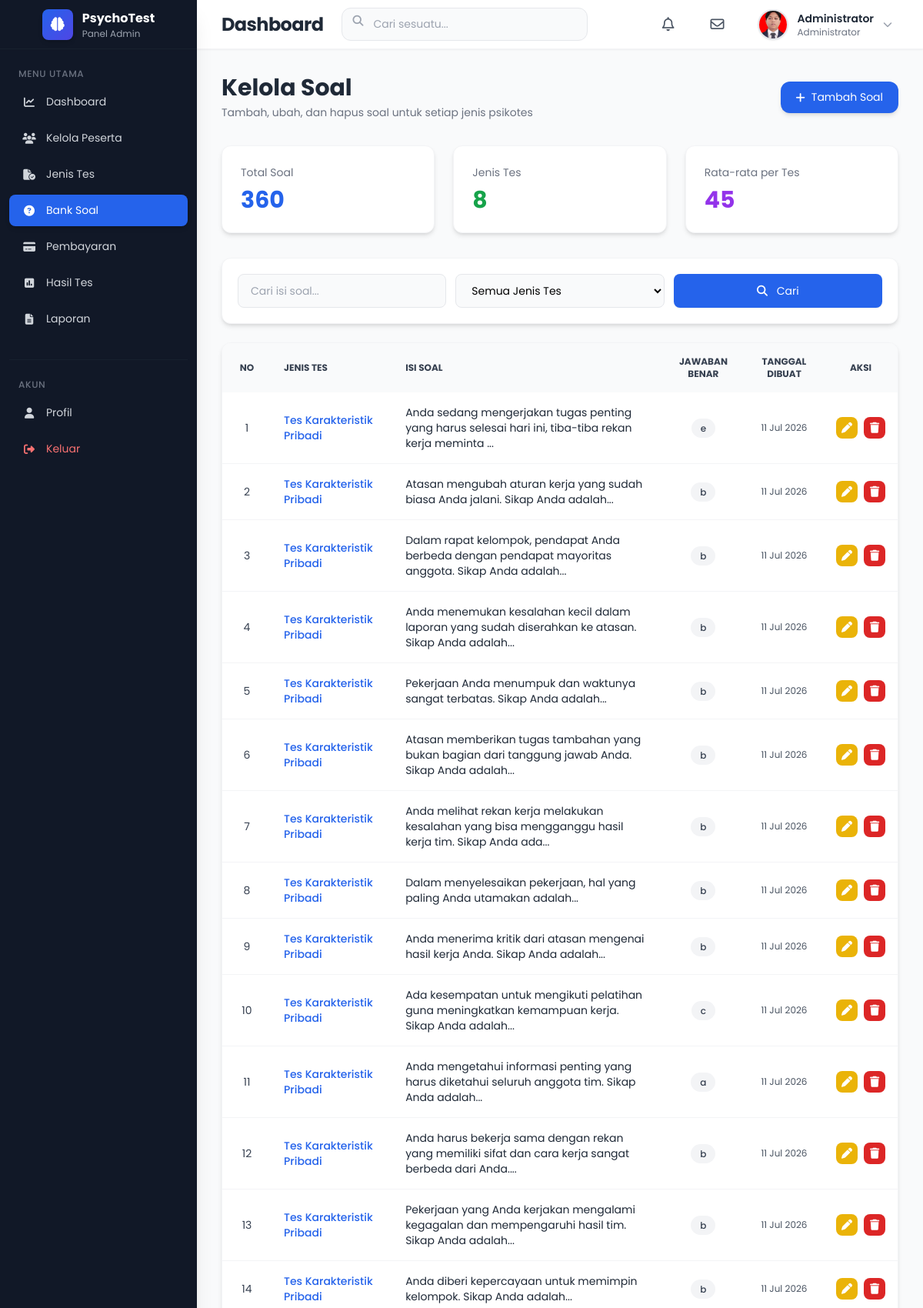
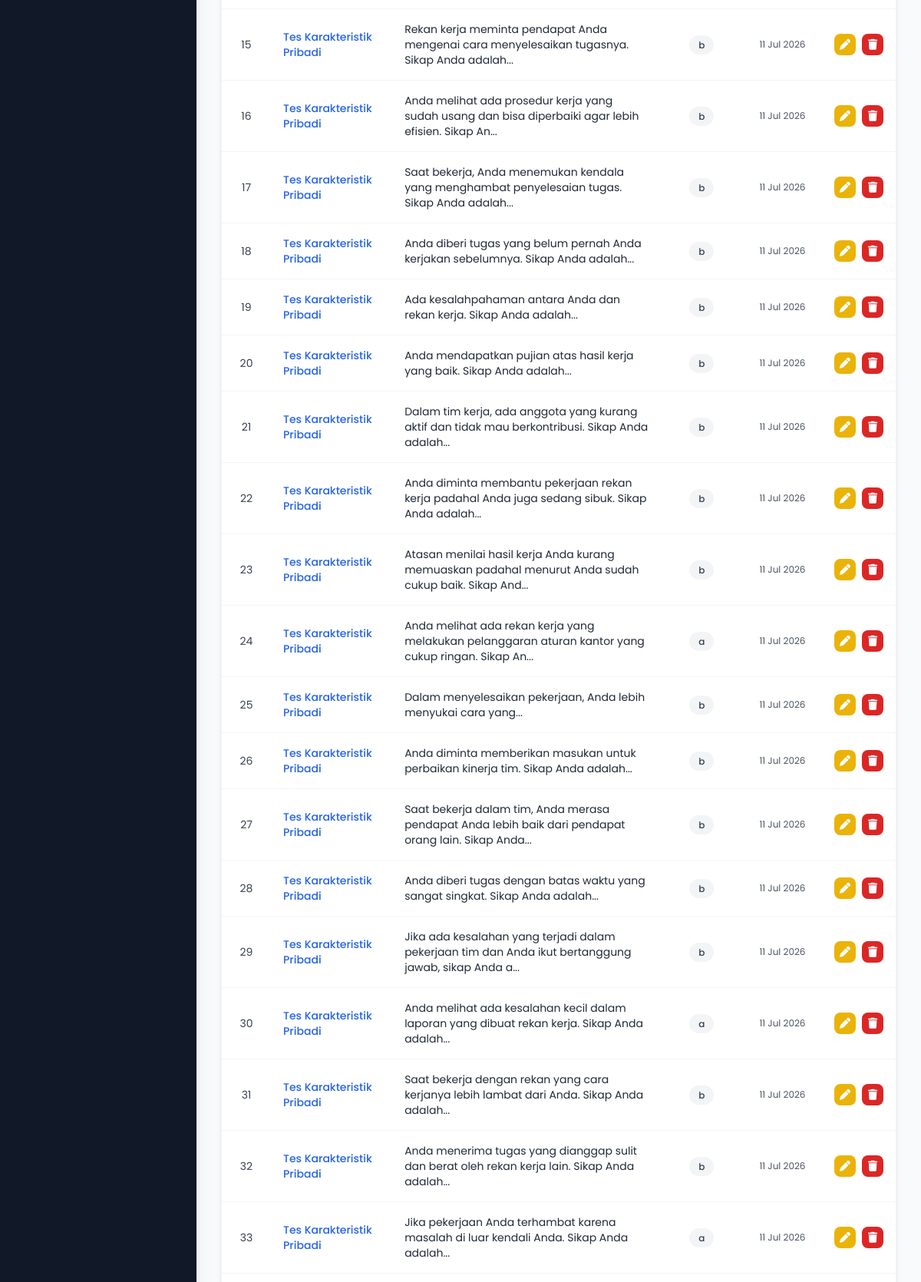
Screenshot of /admin/questions/questions.php (signed in, upper part) with the database file from the repository (2 pictures, top to bottom).
### tables this page shows
CREATE TABLE `users` (
  `id` int NOT NULL,
  `fullname` varchar(100) NOT NULL,
  `email` varchar(100) NOT NULL,
  `password` varchar(255) NOT NULL,
  `role` enum('admin','peserta') DEFAULT 'peserta',
  `status` enum('active','inactive') DEFAULT 'active',
  `created_at` timestamp NULL DEFAULT CURRENT_TIMESTAMP,
  `profile_pic` varchar(255) DEFAULT 'default.png'
);

CREATE TABLE `questions` (
  `id` int NOT NULL,
  `test_id` int NOT NULL,
  `question` text NOT NULL,
  `option_a` text,
  `option_b` text,
  `option_c` text,
  `option_d` text,
  `option_e` text,
  `answer` char(1) DEFAULT NULL COMMENT 'Jawaban benar: a/b/c/d/e',
  `created_at` datetime DEFAULT CURRENT_TIMESTAMP
);

CREATE TABLE `tests` (
  `id` int NOT NULL,
  `title` varchar(255) NOT NULL,
  `description` text,
  `duration` int NOT NULL COMMENT 'Durasi dalam menit',
  `total_questions` int NOT NULL DEFAULT '0',
  `price` decimal(10,2) NOT NULL DEFAULT '0.00',
  `status` enum('active','inactive','draft') NOT NULL DEFAULT 'draft',
  `created_at` datetime DEFAULT CURRENT_TIMESTAMP
);

### admin/questions/questions.php (the view, shortened to what this page needs)
<?php
include "../../config/database.php";
include "../../includes/admin_header.php";
include "../../includes/admin_sidebar.php";
include "../../includes/admin_navbar.php";
$search = "";
$where = "WHERE 1=1";
$query = mysqli_query($conn, "
    SELECT
        questions.*,
        tests.title
    FROM questions
    JOIN tests ON tests.id = questions.test_id
    $where
    ORDER BY questions.created_at DESC
");
$totalQuestion = mysqli_fetch_assoc(mysqli_query($conn, "
    SELECT COUNT(*) AS total FROM questions
"))['total'] ?? 0;
$totalTest = mysqli_fetch_assoc(mysqli_query($conn, "
    SELECT COUNT(*) AS total FROM tests
"))['total'] ?? 0;
$avgQuestion = ($totalTest > 0) ? round($totalQuestion / $totalTest) : 0;
?>
<div class="ml-64 mt-16 p-8 min-h-screen bg-gray-50">
  <div class="flex flex-col md:flex-row justify-between items-start md:items-center mb-8 gap-4">
    <div>
      <h1 class="text-3xl font-bold text-gray-800">Kelola Soal</h1>
      <p class="text-gray-500 mt-1">Tambah, ubah, dan hapus soal untuk setiap jenis psikotes</p>
    </div>
    <a href="question_create.php"
      class="bg-blue-600 hover:bg-blue-700 text-white px-5 py-2.5 rounded-xl shadow-md hover:shadow-lg transition-all duration-300 flex items-center gap-2">
      <i class="fa-solid fa-plus"></i> Tambah Soal
    </a>
  </div>
  <div class="grid grid-cols-1 sm:grid-cols-3 gap-6 mb-8">
    <div class="bg-white rounded-xl shadow-md hover:shadow-lg transition-shadow duration-300 p-6 border border-gray-100 card-animate">
      <p class="text-gray-500 text-sm">Total Soal</p>
      <h2 class="text-3xl font-bold text-blue-600 mt-2"><?= $totalQuestion ?></h2>
    </div>
    <div class="bg-white rounded-xl shadow-md hover:shadow-lg transition-shadow duration-300 p-6 border border-gray-100 card-animate">
      <p class="text-gray-500 text-sm">Jenis Tes</p>
      <h2 class="text-3xl font-bold text-green-600 mt-2"><?= $totalTest ?></h2>
    </div>
    <div class="bg-white rounded-xl shadow-md hover:shadow-lg transition-shadow duration-300 p-6 border border-gray-100 card-animate">
      <p class="text-gray-500 text-sm">Rata-rata per Tes</p>
      <h2 class="text-3xl font-bold text-purple-600 mt-2"><?= $avgQuestion ?></h2>
    </div>
  </div>
  <div class="bg-white rounded-xl shadow-md p-5 mb-6 border border-gray-100 card-animate">
    <form method="GET" class="grid grid-cols-1 md:grid-cols-3 gap-3">
      <input type="text" name="search" value="<?= htmlspecialchars($search) ?>"
        placeholder="Cari isi soal..."
        class="w-full border border-gray-200 rounded-lg px-4 py-2.5 bg-gray-50 focus:bg-white focus:ring-2 focus:ring-blue-500/30 focus:border-blue-500 outline-none transition-all duration-200">
      <select name="test"
        class="w-full border border-gray-200 rounded-lg px-4 py-2.5 bg-gray-50 focus:bg-white focus:ring-2 focus:ring-blue-500/30 focus:border-blue-500 outline-none transition-all duration-200">
        <option value="">Semua Jenis Tes</option>
      </select>
      <button type="submit"
        class="bg-blue-600 hover:bg-blue-700 text-white px-4 py-2.5 rounded-lg shadow-sm hover:shadow transition-all duration-200">
        <i class="fa-solid fa-magnifying-glass mr-2"></i> Cari
      </button>
    </form>
  </div>
  <div class="bg-white rounded-xl shadow-md overflow-hidden border border-gray-100 card-animate">
    <table class="w-full text-sm">
      <thead class="bg-gray-50 text-gray-700 uppercase text-xs font-semibold">
        <tr>
          <th class="p-4 text-center w-16">No</th>
          <th class="p-4 text-left">Jenis Tes</th>
          <th class="p-4 text-left">Isi Soal</th>
          <th class="p-4 text-center">Jawaban Benar</th>
          <th class="p-4 text-center">Tanggal Dibuat</th>
          <th class="p-4 text-center w-24">Aksi</th>
        </tr>
      </thead>
      <tbody class="divide-y divide-gray-100">
        <?php if (mysqli_num_rows($query) > 0) : ?>
          <?php $no = 1; ?>
          <?php while ($row = mysqli_fetch_assoc($query)) : ?>
            <?php
            $color = "bg-gray-100 text-gray-700";
            ?>
            <tr class="hover:bg-blue-50/50 transition-colors duration-200">
              <td class="p-4 text-center text-gray-700"><?= $no++ ?></td>
              <td class="p-4">
                <div class="font-medium text-blue-600"><?= htmlspecialchars($row['title']) ?></div>
              </td>
              <td class="p-4 text-gray-800">
                <?= htmlspecialchars(mb_strimwidth($row['question'], 0, 100, "...")) ?>
              </td>
              <td class="p-4 text-center">
                <span class="<?= $color ?> px-3 py-1 rounded-full text-xs font-medium">
                  <?= $row['answer'] ?>
                </span>
              </td>
              <td class="p-4 text-center text-gray-600 text-xs">
                <?= date('d M Y', strtotime($row['created_at'])) ?>
              </td>
              <td class="p-4 text-center">
                <div class="flex justify-center gap-2">
                  <a href="question_edit.php?id=<?= $row['id'] ?>"
                    class="bg-yellow-500 hover:bg-yellow-600 text-white w-7 h-7 rounded-lg inline-flex items-center justify-center transition-all hover:scale-105"
                    title="Ubah Soal">
                    <i class="fa-solid fa-pen text-sm"></i>
                  </a>
                  <a href="question_delete.php?id=<?= $row['id'] ?>"
                    onclick="return confirm('Yakin ingin menghapus soal ini? Tindakan tidak dapat dibatalkan!')"
                    class="bg-red-600 hover:bg-red-700 text-white w-7 h-7 rounded-lg inline-flex items-center justify-center transition-all hover:scale-105"
                    title="Hapus Soal">
                    <i class="fa-solid fa-trash text-sm"></i>
                  </a>
                </div>
              </td>
            </tr>
          <?php endwhile; ?>
        <?php endif; ?>
      </tbody>
    </table>
  </div>
</div>
<?php include "../../includes/admin_footer.php"; ?>

### includes/admin_navbar.php (shortened to what this page needs)
<?php
$admin_id = (int)$_SESSION['id'];
$user_nav = mysqli_fetch_assoc(mysqli_query($conn, "SELECT fullname, profile_pic FROM users WHERE id = '$admin_id' LIMIT 1"));
$foto_nav = !empty($user_nav['profile_pic'])
  ? "/PsychoTest/admin/profile/profiles/" . $user_nav['profile_pic']
  : "../assets/images/default.png";
?>
<nav class="fixed top-0 left-64 right-0 h-16 bg-white shadow-sm border-b border-gray-100 z-40 transition-all duration-300">
  <div class="flex items-center justify-between h-full px-8">
    <div class="flex items-center gap-6">
      <h2 class="text-xl md:text-2xl font-bold text-gray-800 tracking-tight">
        Dashboard
      </h2>
      <div class="relative hidden md:block">
        <input
          type="text"
          placeholder="Cari sesuatu..."
          class="w-72 lg:w-80 pl-10 pr-4 py-2.5 rounded-xl border border-gray-200 bg-gray-50 focus:bg-white focus:ring-2 focus:ring-blue-500/20 focus:border-blue-500 outline-none transition-all duration-200">
        <i class="fa-solid fa-magnifying-glass absolute left-3.5 top-2.5 text-gray-400"></i>
      </div>
    </div>
    <div class="flex items-center gap-4 lg:gap-6">
      <a href="/PsychoTest/includes/notifikasi.php" class="relative w-10 h-10 rounded-xl hover:bg-gray-100 transition-all duration-200 flex items-center justify-center group">
        <i class="fa-regular fa-bell text-lg text-gray-600 group-hover:text-gray-800"></i>
      </a>
      <a href="/PsychoTest/includes/pesan.php" class="relative w-10 h-10 rounded-xl hover:bg-gray-100 transition-all duration-200 flex items-center justify-center group">
        <i class="fa-regular fa-envelope text-lg text-gray-600 group-hover:text-gray-800"></i>
      </a>
      <div class="relative group cursor-pointer">
        <div class="flex items-center gap-3 p-2 rounded-xl hover:bg-gray-50 transition-all duration-200">
          <img
            src="<?= htmlspecialchars($foto_nav) ?>"
            alt="Profil"
            class="w-10 h-10 rounded-full border-2 border-gray-200 object-cover shadow-sm"
            onerror="this.src='../assets/images/default.png'">
          <div class="hidden md:block text-left">
            <h4 class="font-semibold text-gray-800 text-sm">
              <?= htmlspecialchars($user_nav['fullname'] ?? "Administrator") ?>
            </h4>
            <p class="text-xs text-gray-500">
              Administrator
            </p>
          </div>
          <i class="fa-solid fa-chevron-down text-xs text-gray-400 group-hover:text-gray-600 transition-transform duration-200 group-hover:rotate-180"></i>
        </div>
      </div>
    </div>
  </div>
</nav>

### includes/admin_header.php (style rules this page uses)
* { font-family: 'Poppins', -apple-system, BlinkMacSystemFont, "Segoe UI", Roboto, Oxygen, Ubuntu, Cantarell, "Open Sans", "Helvetica Neue", sans-serif; }
body { background-color: #f8fafc; font-size: 14px; line-height: 1.6; }
.transition-all { transition: all 0.25s ease; }
table { border-collapse: separate; border-spacing: 0; }

### rows the page displays
users: profile_pic (picture), fullname "Administrator"
questions: test.title "Tes Karakteristik Pribadi", question "Anda sedang mengerjakan tugas penting yang harus selesai hari ini, tiba-tiba rekan kerja meminta ...", answer "e", created_at "11 Jul 2026"
questions: test.title "Tes Karakteristik Pribadi", question "Atasan mengubah aturan kerja yang sudah biasa Anda jalani. Sikap Anda adalah...", answer "b", created_at "11 Jul 2026"
questions: test.title "Tes Karakteristik Pribadi", question "Dalam rapat kelompok, pendapat Anda berbeda dengan pendapat mayoritas anggota. Sikap Anda adalah...", answer "b", created_at "11 Jul 2026"
questions: test.title "Tes Karakteristik Pribadi", question "Anda menemukan kesalahan kecil dalam laporan yang sudah diserahkan ke atasan. Sikap Anda adalah...", answer "b", created_at "11 Jul 2026"
questions: test.title "Tes Karakteristik Pribadi", question "Pekerjaan Anda menumpuk dan waktunya sangat terbatas. Sikap Anda adalah...", answer "b", created_at "11 Jul 2026"
questions: test.title "Tes Karakteristik Pribadi", question "Atasan memberikan tugas tambahan yang bukan bagian dari tanggung jawab Anda. Sikap Anda adalah...", answer "b", created_at "11 Jul 2026"
questions: test.title "Tes Karakteristik Pribadi", question "Anda melihat rekan kerja melakukan kesalahan yang bisa mengganggu hasil kerja tim. Sikap Anda ada...", answer "b", created_at "11 Jul 2026"
questions: test.title "Tes Karakteristik Pribadi", question "Dalam menyelesaikan pekerjaan, hal yang paling Anda utamakan adalah...", answer "b", created_at "11 Jul 2026"
questions: test.title "Tes Karakteristik Pribadi", question "Anda menerima kritik dari atasan mengenai hasil kerja Anda. Sikap Anda adalah...", answer "b", created_at "11 Jul 2026"
questions: test.title "Tes Karakteristik Pribadi", question "Ada kesempatan untuk mengikuti pelatihan guna meningkatkan kemampuan kerja. Sikap Anda adalah...", answer "c", created_at "11 Jul 2026"
questions: test.title "Tes Karakteristik Pribadi", question "Anda mengetahui informasi penting yang harus diketahui seluruh anggota tim. Sikap Anda adalah...", answer "a", created_at "11 Jul 2026"
questions: test.title "Tes Karakteristik Pribadi", question "Anda harus bekerja sama dengan rekan yang memiliki sifat dan cara kerja sangat berbeda dari Anda....", answer "b", created_at "11 Jul 2026"
questions: test.title "Tes Karakteristik Pribadi", question "Pekerjaan yang Anda kerjakan mengalami kegagalan dan mempengaruhi hasil tim. Sikap Anda adalah...", answer "b", created_at "11 Jul 2026"
questions: test.title "Tes Karakteristik Pribadi", question "Anda diberi kepercayaan untuk memimpin kelompok. Sikap Anda adalah...", answer "b", created_at "11 Jul 2026"
questions: test.title "Tes Karakteristik Pribadi", question "Rekan kerja meminta pendapat Anda mengenai cara menyelesaikan tugasnya. Sikap Anda adalah...", answer "b", created_at "11 Jul 2026"
questions: test.title "Tes Karakteristik Pribadi", question "Anda melihat ada prosedur kerja yang sudah usang dan bisa diperbaiki agar lebih efisien. Sikap An...", answer "b", created_at "11 Jul 2026"
questions: test.title "Tes Karakteristik Pribadi", question "Saat bekerja, Anda menemukan kendala yang menghambat penyelesaian tugas. Sikap Anda adalah...", answer "b", created_at "11 Jul 2026"
questions: test.title "Tes Karakteristik Pribadi", question "Anda diberi tugas yang belum pernah Anda kerjakan sebelumnya. Sikap Anda adalah...", answer "b", created_at "11 Jul 2026"
questions: test.title "Tes Karakteristik Pribadi", question "Ada kesalahpahaman antara Anda dan rekan kerja. Sikap Anda adalah...", answer "b", created_at "11 Jul 2026"
questions: test.title "Tes Karakteristik Pribadi", question "Anda mendapatkan pujian atas hasil kerja yang baik. Sikap Anda adalah...", answer "b", created_at "11 Jul 2026"
questions: test.title "Tes Karakteristik Pribadi", question "Dalam tim kerja, ada anggota yang kurang aktif dan tidak mau berkontribusi. Sikap Anda adalah...", answer "b", created_at "11 Jul 2026"
questions: test.title "Tes Karakteristik Pribadi", question "Anda diminta membantu pekerjaan rekan kerja padahal Anda juga sedang sibuk. Sikap Anda adalah...", answer "b", created_at "11 Jul 2026"
questions: test.title "Tes Karakteristik Pribadi", question "Atasan menilai hasil kerja Anda kurang memuaskan padahal menurut Anda sudah cukup baik. Sikap And...", answer "b", created_at "11 Jul 2026"
questions: test.title "Tes Karakteristik Pribadi", question "Anda melihat ada rekan kerja yang melakukan pelanggaran aturan kantor yang cukup ringan. Sikap An...", answer "a", created_at "11 Jul 2026"
questions: test.title "Tes Karakteristik Pribadi", question "Dalam menyelesaikan pekerjaan, Anda lebih menyukai cara yang...", answer "b", created_at "11 Jul 2026"
questions: test.title "Tes Karakteristik Pribadi", question "Anda diminta memberikan masukan untuk perbaikan kinerja tim. Sikap Anda adalah...", answer "b", created_at "11 Jul 2026"
questions: test.title "Tes Karakteristik Pribadi", question "Saat bekerja dalam tim, Anda merasa pendapat Anda lebih baik dari pendapat orang lain. Sikap Anda...", answer "b", created_at "11 Jul 2026"
questions: test.title "Tes Karakteristik Pribadi", question "Anda diberi tugas dengan batas waktu yang sangat singkat. Sikap Anda adalah...", answer "b", created_at "11 Jul 2026"
questions: test.title "Tes Karakteristik Pribadi", question "Jika ada kesalahan yang terjadi dalam pekerjaan tim dan Anda ikut bertanggung jawab, sikap Anda a...", answer "b", created_at "11 Jul 2026"
questions: test.title "Tes Karakteristik Pribadi", question "Anda melihat ada kesalahan kecil dalam laporan yang dibuat rekan kerja. Sikap Anda adalah...", answer "a", created_at "11 Jul 2026"
questions: test.title "Tes Karakteristik Pribadi", question "Saat bekerja dengan rekan yang cara kerjanya lebih lambat dari Anda. Sikap Anda adalah...", answer "b", created_at "11 Jul 2026"
questions: test.title "Tes Karakteristik Pribadi", question "Anda menerima tugas yang dianggap sulit dan berat oleh rekan kerja lain. Sikap Anda adalah...", answer "b", created_at "11 Jul 2026"
questions: test.title "Tes Karakteristik Pribadi", question "Jika pekerjaan Anda terhambat karena masalah di luar kendali Anda. Sikap Anda adalah...", answer "a", created_at "11 Jul 2026"

### other values shown
$totalQuestion "360"
$totalTest "8"
$avgQuestion "45"
